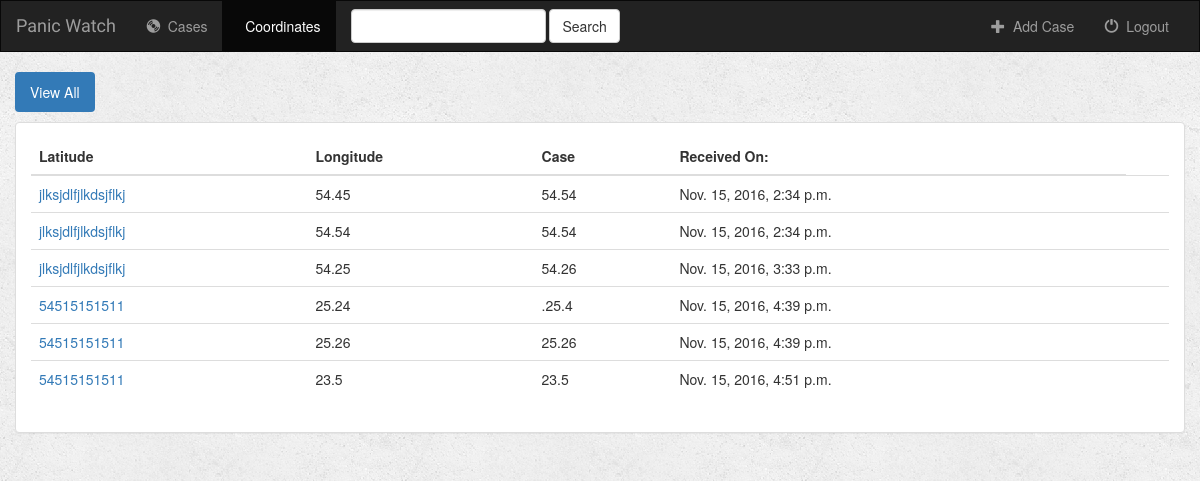
Page /case/coordinates/all/ (signed in) on the earlier database version.
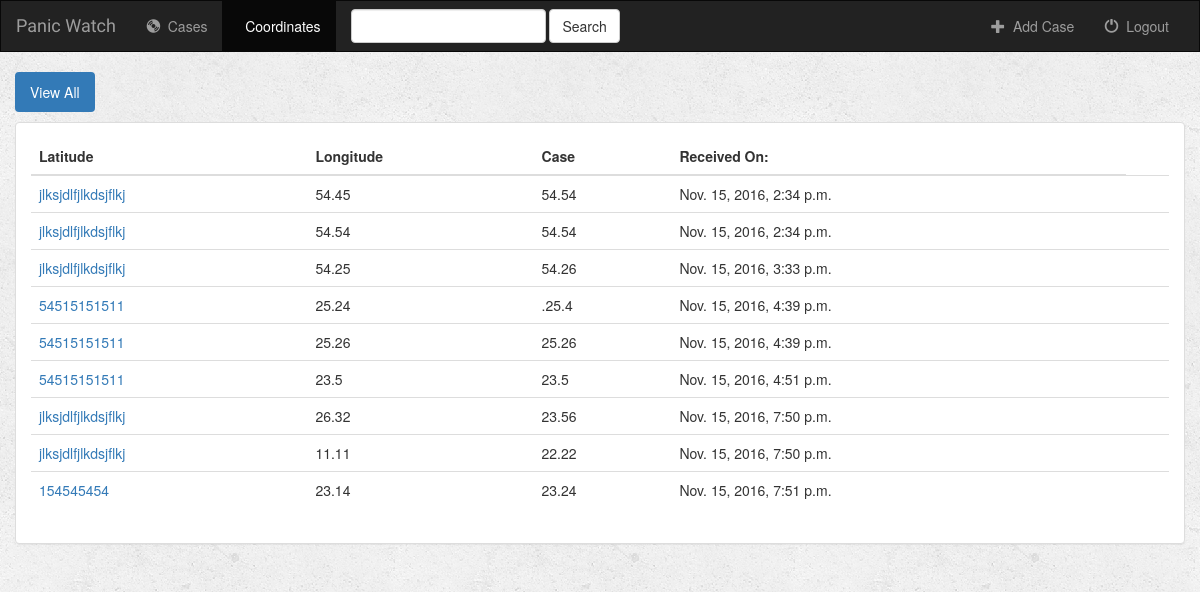
Same page on the later database version.
### case/models.py (models this page shows, shortened)
class Coordinate(models.Model):  # to store coordinates corresponding to a case
    case = models.ForeignKey(Case, on_delete=models.CASCADE)  # case will be a Foreign key for Coordinates
    latitude = models.CharField(max_length=250)
    longitude = models.CharField(max_length=250)
    date_created = models.DateTimeField(default=datetime.datetime.now)
    is_favorite = models.BooleanField(default=False)

class Case(models.Model):  # to store information for a case, primary key being the case id
    user = models.ForeignKey(User, default=1)  # user will be a Foreign key for a case
    watch_id = models.CharField(max_length=250)
    victim_name = models.CharField(max_length=500)
    date_created = models.DateTimeField(default=datetime.datetime.now)

### case/views.py (the view)
# urls.py: url(r'^coordinates/(?P<filter_by>[a-zA_Z]+)/$', views.coordinates, name='coordinates'), # if filter_by = all => show all coordinates
def coordinates(request, filter_by):
    if not request.user.is_authenticated():
        return render(request, 'case/login.html')
    else:
        try:
            coordinate_ids = []
            case_arr = Case.objects.filter(user=request.user).order_by('-date_created')
            for case in case_arr:
                coordinate_arr = case.coordinate_set.all().order_by('-date_created')
                for coordinate in coordinate_arr:
                    coordinate_ids.append(coordinate.pk)
            victims_coordinates = Coordinate.objects.filter(pk__in=coordinate_ids)
        except Case.DoesNotExist:
            victims_coordinates = []
        return render(request, 'case/coordinates.html', {
            'coordinate_list': victims_coordinates,
            'filter_by': filter_by,
        })

### case/templates/case/coordinates.html (shortened to what this page needs)
{% extends 'case/base.html' %}
{% block coordinates_active %}active{% endblock %}
{% block body %}
<div class="container-fluid coordinates-container">
    <div class="row">
        <div class="col-sm-12">
            <ul class="nav nav-pills" style="margin-bottom: 10px;">
                <li role="presentation" {% if filter_by == 'all' %}class="active"{% endif %}><a href="{% url 'case:coordinates' 'all' %}">View All</a></li>
            </ul>
        </div>
    </div>
    <div class="row">
        <div class="col-sm-12">
            <div class="panel panel-default">
                <div class="panel-body">
                    <table class="table">
                        <thead>
                            <tr>
                                <th>Latitude</th>
                                <th>Longitude</th>
                                <th>Case</th>
                                <th>Received On:</th>
                            </tr>
                        </thead>
                        <tbody>
                            {% for coordinate in coordinate_list %}
                                <tr>
                                    <td>
                                        <a href="{% url 'case:detail' coordinate.case.id %}">{{ coordinate.case.watch_id }}</a>
                                    </td>
                                    <td>{{ coordinate.latitude }}</td>
                                    <td>{{ coordinate.longitude }}</td>
                                    <td>{{ coordinate.date_created }}</td>
                                    <td>
                                    </td>
                                </tr>
                            {% endfor %}
                        </tbody>
                    </table>
                </div>
            </div>
        </div>
    </div>
</div>
{% endblock %}

Differences in the rows shown:
added Coordinate: case.watch_id "jlksjdlfjlkdsjflkj", latitude "26.32", longitude "23.56", date_created "Nov. 15, 2016, 7:50 p.m."
added Coordinate: case.watch_id "jlksjdlfjlkdsjflkj", latitude "11.11", longitude "22.22", date_created "Nov. 15, 2016, 7:50 p.m."
added Coordinate: case.watch_id "154545454", latitude "23.14", longitude "23.24", date_created "Nov. 15, 2016, 7:51 p.m."
